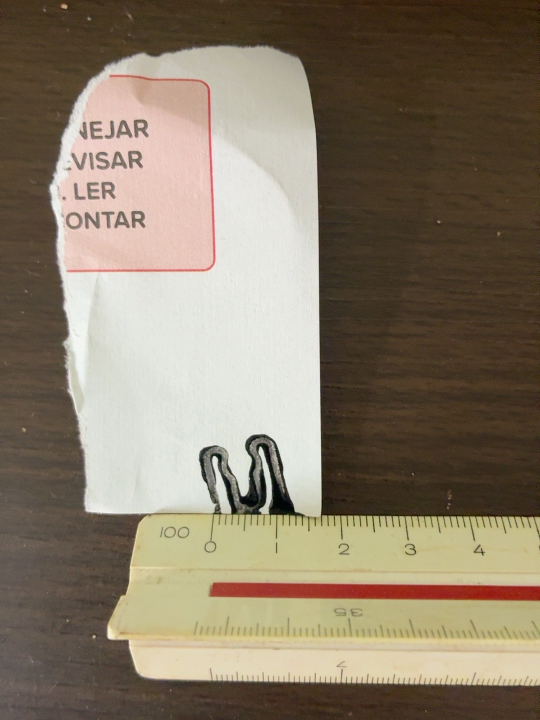
#> input picture cad/trava-ar-condicionado/referencias/foto08_molde_regua.jpeg, 1080 x 1440 px, found by its file name (shown at 1/2 size)
$ python extrair_molde.py referencias/foto08_molde_regua.jpeg referencias/molde_linha_media_mm.npy
#> lines starting #> are read from the running program, lines starting #| are printed output that depends on the picture; after the words box and inside, x2 and y2 are one past the last pixel; in counts of white or black regions, pixels touching at a corner belong together
"""Extrai a linha média da faixa de CONTATO (cinza) do molde de tinta, em mm.

uso: python tools/extrair_molde.py referencias/foto08_molde_regua.jpeg referencias/molde_linha_media_mm.npy

Calibração da foto 08 (medida por tools/calibrar_regua.py ... ver README):
  12,94 px/mm (50 intervalos de 1 mm, espaçamento 12–13 px uniforme -> sem perspectiva relevante)
  zero da régua em x = 425 px; borda do papel (= topo da base) em y = 1028 px.

A tinta preta acumulada nas bordas e dentro dos canais NÃO é tratada como material:
usa-se só a faixa cinza (78 <= nível < 170), onde houve contato real com a face da peça.
"""
import sys
import numpy as np, cv2
from skimage.morphology import skeletonize, remove_small_objects

PX, X0, YB = 12.94, 425.0, 1028.0
ROI = (380, 850, 650, 1029)  # x0, y0, x1, y1 (px)

im = cv2.imread(sys.argv[1])
#> im is the input picture: shape (1440, 1080, 3); mean B, G, R 104.8, 123.7, 136.4
a, b, c, d = ROI
g = cv2.GaussianBlur(cv2.cvtColor(im[b:d, a:c], cv2.COLOR_BGR2GRAY), (3, 3), 0)
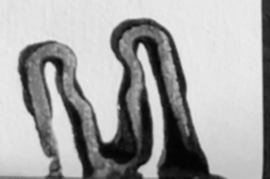
#> g: shape (179, 270); min 3, max 236, mean 165
cinza = (g >= 78) & (g < 170)
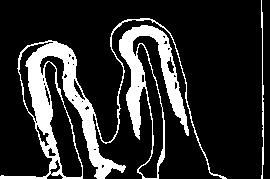
#> cinza: shape (179, 270) bool; 17.4% white; 3 white regions, box (x1, y1, x2, y2) and area: (0, 18, 227, 179) 5102, (119, 25, 189, 179) 3056, (261, 0, 264, 179) 259
#> (the run stopped early here; a loop or call above may not have finished)
